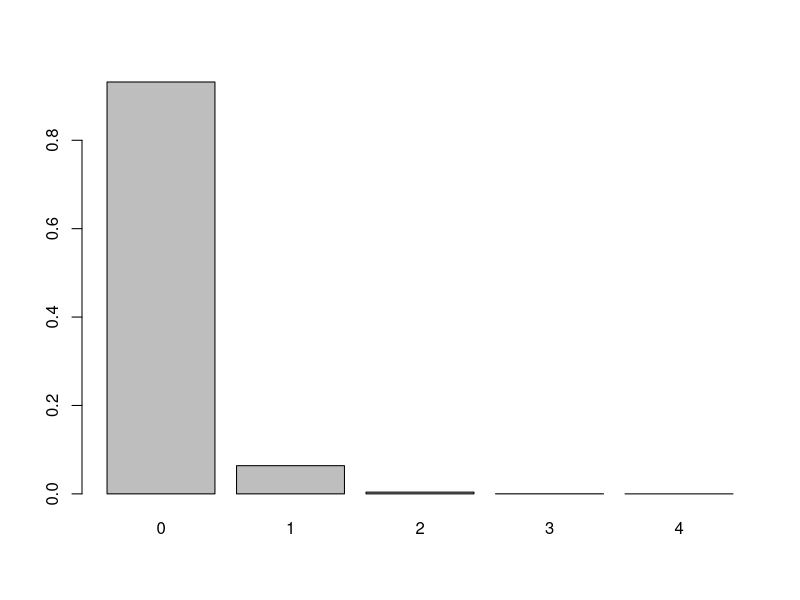

Here is the R script that generated this plot:
## ---- chunk 1
knitr::opts_chunk$set(echo = FALSE,comment=NA)
dataCar=read.csv("data/dataCar.csv",sep=",",header=TRUE,dec=".")
## ---- chunk 2
head(dataCar) |> knitr::kable()
## ---- chunk 3
str(dataCar)
## ---- chunk 4
dataCar <-transform(subset(dataCar,select=-c(X)),clm=as.factor(clm),numclaims=as.factor(numclaims),veh_body=as.factor(veh_body),veh_age=as.factor(veh_age),gender=as.factor(gender),area=as.factor(area),agecat=as.factor(agecat)) 
summary(dataCar,digits=1)
## ---- chunk 5
minClaims=0
maxClaims=4
data <- data.frame(name=seq(minClaims,maxClaims),value=0.0)
n <- nrow(dataCar)
for(i in 0:4) {
  data[i+1,2]=nrow(subset(dataCar,numclaims==i))/n
}
barplot(height=data$value,names=data$name)
## ---- chunk 6
dataCar0 = subset(dataCar,claimcst0>0&(agecat==3 | agecat==4))[c('claimcst0','veh_value')]
summary(dataCar0,digits=3)
## ---- chunk 7
res <- lm(claimcst0 ~ veh_value,data=dataCar0)
res$Coefficients
## ---- chunk 8
res_log <- lm(log(claimcst0) ~ veh_value,data=dataCar0)
res_log
